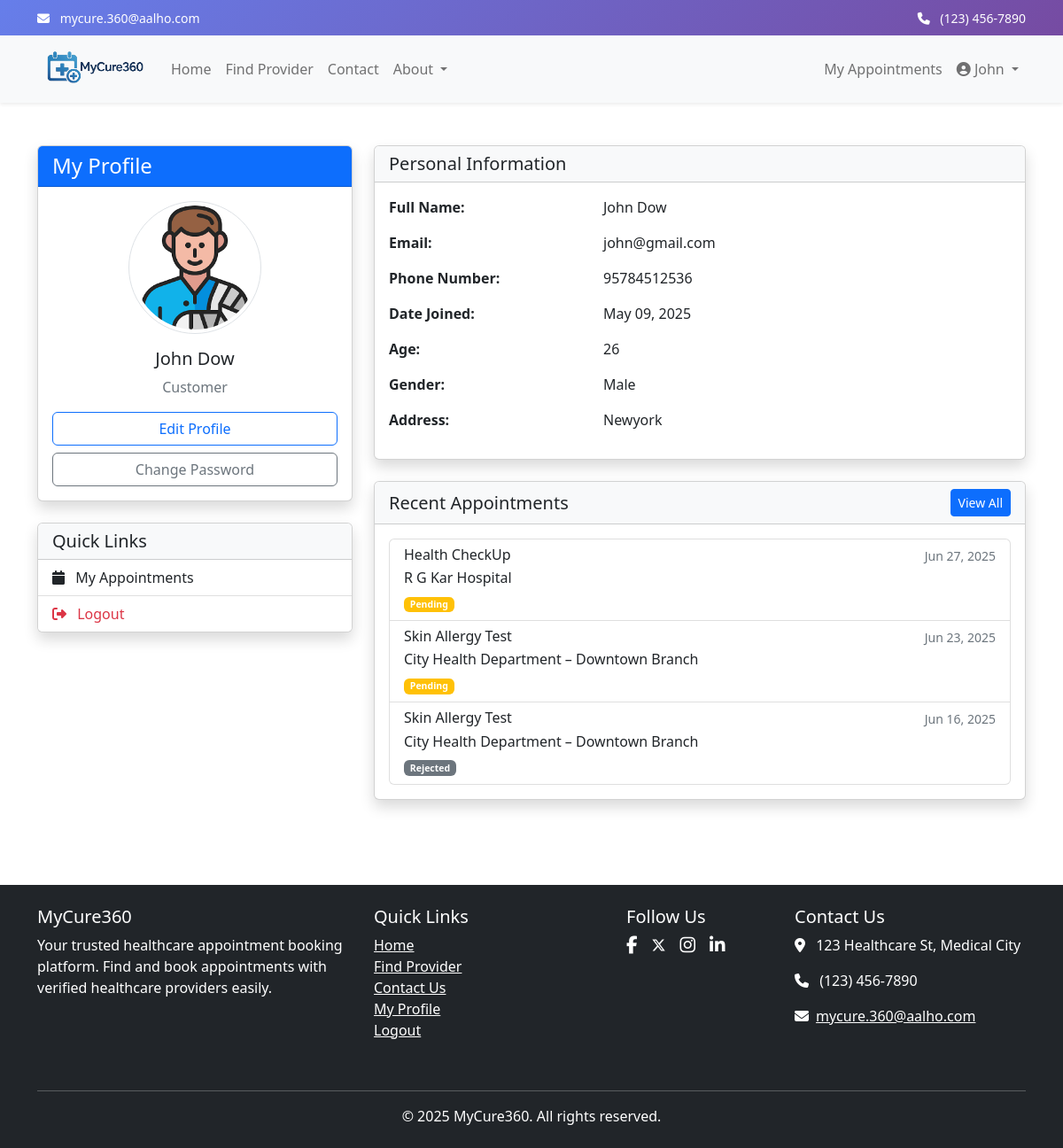
Screenshot of /accounts/profile/ (signed in) with the database file from the repository.
### accounts/models.py (models this page shows, shortened)
class User(AbstractUser):
    USER_TYPE_CHOICES = (
        ('CUSTOMER', 'Customer'),
        ('AUTHORITY', 'Authority'),
        ('ADMIN', 'Admin'),
    )
    GENDER_CHOICES = (
        ('M', 'Male'),
        ('F', 'Female'),
        ('O', 'Other'),
        ('P', 'Prefer not to say'),
    )
    username = None
    email = models.EmailField(_('email address'), unique=True)
    phone_number = models.CharField(max_length=15, blank=True, null=True)
    user_type = models.CharField(max_length=10, choices=USER_TYPE_CHOICES, default='CUSTOMER')
    address = models.TextField(blank=True, null=True)
    date_of_birth = models.DateField(blank=True, null=True)
    gender = models.CharField(max_length=1, choices=GENDER_CHOICES, blank=True, null=True)
    age = models.PositiveIntegerField(blank=True, null=True)
    profile_picture = models.ImageField(upload_to='profile_pics/', blank=True, null=True)
    USERNAME_FIELD = 'email'
    REQUIRED_FIELDS = []
    objects = CustomUserManager()
    class Meta:
        db_table = 'users'
        verbose_name = 'User'
        verbose_name_plural = 'Users'

### appointments/models.py (models this page shows, shortened)
class Appointment(models.Model):
    STATUS_CHOICES = (
        ('PENDING', 'Pending'),
        ('APPROVED', 'Approved'),
        ('REJECTED', 'Rejected'),
        ('COMPLETED', 'Completed'),
        ('CANCELLED', 'Cancelled'),
    )
    GENDER_CHOICES = (
        ('M', 'Male'),
        ('F', 'Female'),
        ('O', 'Other'),
    )
    user = models.ForeignKey(User, on_delete=models.CASCADE, related_name='appointments')
    authority = models.ForeignKey(Authority, on_delete=models.CASCADE, related_name='appointments')
    service = models.ForeignKey(Service, on_delete=models.CASCADE, related_name='appointments')
    doctor = models.ForeignKey(Doctor, on_delete=models.SET_NULL, related_name='appointments', blank=True, null=True)
    time_slot = models.ForeignKey(TimeSlot, on_delete=models.SET_NULL, related_name='appointments', null=True)
    patient_name = models.CharField(max_length=100, default='Unknown Patient')
    patient_email = models.EmailField(default='unknown@example.com')
    patient_phone = models.CharField(max_length=15, default='0000000000')
    patient_gender = models.CharField(max_length=1, choices=GENDER_CHOICES, default='M')
    patient_age = models.PositiveIntegerField(default=25)
    appointment_date = models.DateField()
    appointment_time = models.TimeField()
    status = models.CharField(max_length=10, choices=STATUS_CHOICES, default='PENDING')
    notes = models.TextField(blank=True, null=True)
    rejection_reason = models.TextField(blank=True, null=True)
    created_at = models.DateTimeField(auto_now_add=True)
    updated_at = models.DateTimeField(auto_now=True)
    class Meta:
        verbose_name = 'Appointment'
        verbose_name_plural = 'Appointments'
        db_table = 'appointments'
        ordering = ['-appointment_date', '-appointment_time']

### authorities/models.py (models this page shows, shortened)
class Service(models.Model):
    authority = models.ForeignKey(Authority, on_delete=models.CASCADE, related_name='services')
    name = models.CharField(max_length=255)
    description = models.TextField()
    doctors = models.ManyToManyField(Doctor, related_name='services', blank=True)
    price = models.DecimalField(max_digits=10, decimal_places=2)
    duration_minutes = models.PositiveIntegerField(default=30)
    is_active = models.BooleanField(default=True)
    created_at = models.DateTimeField(auto_now_add=True)
    updated_at = models.DateTimeField(auto_now=True)
    class Meta:
        verbose_name = 'Service'
        verbose_name_plural = 'Services'
        db_table = 'services'

class Authority(models.Model):
    AUTHORITY_TYPE_CHOICES = (
        ('HOSPITAL', 'Hospital'),
        ('CLINIC', 'Clinic'),
        ('DIAGNOSTIC', 'Diagnostic Center'),
    )
    user = models.OneToOneField(User, on_delete=models.CASCADE, related_name='authority_profile')
    name = models.CharField(max_length=255)
    authority_type = models.CharField(max_length=10, choices=AUTHORITY_TYPE_CHOICES)
    description = models.TextField()
    address = models.TextField()
    city = models.CharField(max_length=100)
    email = models.EmailField(blank=True, null=True)
    phone = models.CharField(max_length=15, blank=True, null=True)
    state = models.CharField(max_length=100)
    postal_code = models.CharField(max_length=10)
    latitude = models.FloatField(blank=True, null=True)
    longitude = models.FloatField(blank=True, null=True)
    logo = models.ImageField(upload_to='authority_logos/', blank=True, null=True)
    website = models.URLField(blank=True, null=True)
    established_date = models.DateField(blank=True, null=True)
    opening_time = models.TimeField(default='09:00', help_text="Opening time (24-hour format)")
    closing_time = models.TimeField(default='18:00', help_text="Closing time (24-hour format)")
    open_on_weekends = models.BooleanField(default=True, help_text="Check if open on weekends")
    is_verified = models.BooleanField(default=False)
    registration_number = models.CharField(max_length=50, blank=True, null=True)
    created_at = models.DateTimeField(auto_now_add=True)
    updated_at = models.DateTimeField(auto_now=True)
    class Meta:
        verbose_name = 'Authority'
        verbose_name_plural = 'Authorities'
        db_table = 'authorities'

### accounts/views.py (the view)
# urls.py: path('profile/', views.profile_view, name='profile'),
@login_required
def profile_view(request):
    recent_appointments = None
    if request.user.user_type == 'CUSTOMER':
        recent_appointments = Appointment.objects.filter(
            user=request.user
        ).order_by('-appointment_date', '-appointment_time')[:3]
    context = {
        'recent_appointments': recent_appointments
    }
    return render(request, 'accounts/profile.html', context)

### accounts/templates/accounts/profile.html (shortened to what this page needs)
{% extends 'base.html' %}
{% load static %}
{% block content %}
<div class="container py-5">
    <div class="row">
        <div class="col-md-4">
            <div class="card shadow mb-4">
                <div class="card-header bg-primary text-white">
                    <h4 class="mb-0">My Profile</h4>
                </div>
                <div class="card-body text-center">
                    {% if user.profile_picture %}
                        <img src="{{ user.profile_picture.url }}" alt="Profile Picture" class="rounded-circle img-thumbnail mb-3" style="width: 150px; height: 150px; object-fit: cover;">
                    {% else %}
                        <img src="{% static 'images/default-profile.png' %}" alt="Default Profile" class="rounded-circle img-thumbnail mb-3" style="width: 150px; height: 150px; object-fit: cover;">
                    {% endif %}
                    <h5>{{ user.get_full_name }}</h5>
                    <p class="text-muted">{{ user.get_user_type_display }}</p>
                    <div class="d-grid gap-2">
                        <a href="{% url 'edit_profile' %}" class="btn btn-outline-primary">Edit Profile</a>
                        <a href="{% url 'change_password' %}" class="btn btn-outline-secondary">Change Password</a>
                    </div>
                </div>
            </div>
            <div class="card shadow">
                <div class="card-header bg-light">
                    <h5 class="mb-0">Quick Links</h5>
                </div>
                <div class="list-group list-group-flush">
                    {% if user.user_type == 'CUSTOMER' %}
                        <a href="{% url 'my_appointments' %}" class="list-group-item list-group-item-action">
                            <i class="fa fa-calendar me-2"></i> My Appointments
                        </a>
                    {% elif user.user_type == 'ADMIN' %}
                        <a href="{% url 'admin_dashboard' %}" class="list-group-item list-group-item-action">
                            <i class="fa fa-tachometer-alt me-2"></i> Admin Dashboard
                        </a>
                    {% endif %}
                    <a href="{% url 'logout' %}" class="list-group-item list-group-item-action text-danger">
                        <i class="fa fa-sign-out-alt me-2"></i> Logout
                    </a>
                </div>
            </div>
        </div>
        <div class="col-md-8">
            <div class="card shadow mb-4">
                <div class="card-header bg-light">
                    <h5 class="mb-0">Personal Information</h5>
                </div>
                <div class="card-body">
                    <div class="row mb-3">
                        <div class="col-md-4 fw-bold">Full Name:</div>
                        <div class="col-md-8">{{ user.get_full_name }}</div>
                    </div>
                    <div class="row mb-3">
                        <div class="col-md-4 fw-bold">Email:</div>
                        <div class="col-md-8">{{ user.email }}</div>
                    </div>
                    <div class="row mb-3">
                        <div class="col-md-4 fw-bold">Phone Number:</div>
                        <div class="col-md-8">{{ user.phone_number }}</div>
                    </div>
                    <div class="row mb-3">
                        <div class="col-md-4 fw-bold">Date Joined:</div>
                        <div class="col-md-8">{{ user.date_joined|date:"F d, Y" }}</div>
                    </div>
                    {% if user.user_type == 'CUSTOMER' %}
                        <div class="row mb-3">
                            <div class="col-md-4 fw-bold">Age:</div>
                            <div class="col-md-8">{{ user.age|default:"Not specified" }}</div>
                        </div>
                        <div class="row mb-3">
                            <div class="col-md-4 fw-bold">Gender:</div>
                            <div class="col-md-8">{{ user.get_gender_display|default:"Not specified" }}</div>
                        </div>
                        <div class="row mb-3">
                            <div class="col-md-4 fw-bold">Address:</div>
                            <div class="col-md-8">{{ user.address|default:"Not specified" }}</div>
                        </div>
                    {% endif %}
                </div>
            </div>
            {% if user.user_type == 'CUSTOMER' %}
                <div class="card shadow">
                    <div class="card-header bg-light d-flex justify-content-between align-items-center">
                        <h5 class="mb-0">Recent Appointments</h5>
                        <a href="{% url 'my_appointments' %}" class="btn btn-sm btn-primary">View All</a>
                    </div>
                    <div class="card-body">
                        {% if recent_appointments %}
                            <div class="list-group">
                                {% for appointment in recent_appointments %}
                                    <a href="{% url 'appointment_detail' appointment.id %}" class="list-group-item list-group-item-action">
                                        <div class="d-flex w-100 justify-content-between">
                                            <h6 class="mb-1">{{ appointment.service.name }}</h6>
                                            <small class="text-muted">{{ appointment.appointment_date|date:"M d, Y" }}</small>
                                        </div>
                                        <p class="mb-1">{{ appointment.authority.name }}</p>
                                        <small class="text-muted">
                                            {% if appointment.status == 'PENDING' %}
                                                <span class="badge bg-warning">Pending</span>
                                            {% elif appointment.status == 'APPROVED' %}
                                                <span class="badge bg-success">Approved</span>
                                            {% elif appointment.status == 'COMPLETED' %}
                                                <span class="badge bg-info">Completed</span>
                                            {% elif appointment.status == 'CANCELLED' %}
                                                <span class="badge bg-danger">Cancelled</span>
                                            {% elif appointment.status == 'REJECTED' %}
                                                <span class="badge bg-secondary">Rejected</span>
                                            {% endif %}
                                        </small>
                                    </a>
                                {% endfor %}
                            </div>
                        {% else %}
                            <div class="text-center py-4">
                                <p class="text-muted">You don't have any appointments yet.</p>
                                <a href="{% url 'search' %}" class="btn btn-primary">Book an Appointment</a>
                            </div>
                        {% endif %}
                    </div>
                </div>
            {% endif %}
        </div>
    </div>
</div>
{% endblock %}

### templates/navbar.html (shortened to what this page needs)
<div class="header-gradient text-white py-2">
    <div class="container">
        <div class="row">
            <div class="col-md-6">
                <small>
                    <i class="fas fa-envelope me-2"></i>
                    <a href="mailto:mycure.360@aalho.com" class="text-white text-decoration-none">mycure.360@aalho.com</a>
                </small>
            </div>
            <div class="col-md-6 text-md-end">
                <small>
                    <i class="fas fa-phone me-2"></i>
                    <a href="tel:+1234567890" class="text-white text-decoration-none">(123) 456-7890</a>
                </small>
            </div>
        </div>
    </div>
</div>
<nav class="navbar navbar-expand-lg navbar-light bg-light shadow-sm w-100">
    <div class="container">
        <a class="navbar-brand" href="{% url 'home' %}">
            <img src="/static/images/logo.png" alt="MyCure360 Logo" height="50">
        </a>
        <div class="collapse navbar-collapse" id="navbarNav">
            <ul class="navbar-nav me-auto">
                <li class="nav-item">
                    <a class="nav-link" href="{% url 'home' %}">Home</a>
                </li>
                <li class="nav-item">
                    <a class="nav-link" href="{% url 'search' %}">Find Provider</a>
                </li>
                <li class="nav-item">
                    <a class="nav-link" href="{% url 'contact' %}">Contact</a>
                </li>
                <li class="nav-item dropdown">
                    <a class="nav-link dropdown-toggle" href="#" id="aboutDropdown" role="button" data-bs-toggle="dropdown" aria-expanded="false">
                        About
                    </a>
                </li>
            </ul>
            <ul class="navbar-nav">
                {% if user.is_authenticated %}
                    {% if user.user_type == 'ADMIN' %}
                    <li class="nav-item">
                        <a class="nav-link" href="{% url 'admin_dashboard' %}">Admin Dashboard</a>
                    </li>
                    {% elif user.user_type == 'AUTHORITY' %}
                    <li class="nav-item">
                        <a class="nav-link" href="{% url 'authority_dashboard' %}">Authority Dashboard</a>
                    </li>
                    {% else %}
                    <li class="nav-item">
                        <a class="nav-link" href="{% url 'my_appointments' %}">My Appointments</a>
                    </li>
                    {% endif %}
                    <li class="nav-item dropdown">
                        <a class="nav-link dropdown-toggle" href="#" id="navbarDropdown" role="button" data-bs-toggle="dropdown" aria-expanded="false">
                            <i class="fas fa-user-circle"></i> {{ user.first_name }}
                        </a>
                    </li>
                {% endif %}
            </ul>
        </div>
    </div>
</nav>

### templates/base.html (style rules this page uses)
body { overflow-x: hidden; }
.navbar, footer { width: 100%; }
.header-gradient { background: linear-gradient(135deg, #667eea 0%, #764ba2 100%); }

### rows the page displays
User: first_name "John", profile_picture (picture), get_full_name "John Dow", user_type "Customer", email "john@gmail.com", phone_number "95784512536", date_joined "May 09, 2025", age "26", gender "Male", address "Newyork"
Appointment: service.name "Health CheckUp", appointment_date "Jun 27, 2025", authority.name "R G Kar Hospital", status "Pending"
Appointment: service.name "Skin Allergy Test", appointment_date "Jun 23, 2025", authority.name "City Health Department – Downtown Branch", status "Pending"
Appointment: service.name "Skin Allergy Test", appointment_date "Jun 16, 2025", authority.name "City Health Department – Downtown Branch", status "Rejected"
